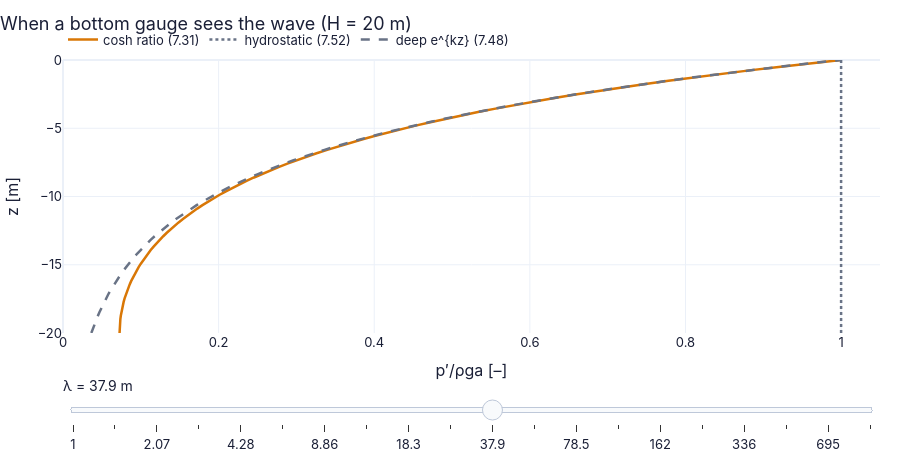

The notebook cell this image was saved under:
### Markdown cell above
**What you see.** Drag H: the black curve follows the dashed deep line for short waves and the dotted shallow plateau $\sqrt{gH}$ for long
ones; the corner between them sits where kH is between about 0.44 and 2, i.e. λ between about 3H (H > 0.32λ: deep)
and 14H (H < 0.07λ: shallow). Every slider position was computed up front, so the figure works on the page.

**What would change if…** g were smaller (a lighter planet): every curve would drop by the same factor $\sqrt g$, but the
corner would stay at λ ≈ 3H–14H, because it depends only on kH.

### Code cell
z = np.linspace(-20, 0, 80)                              # depth below the still surface, H = 20 m [m]
fig = slider_figure(lambda lam: {"cosh ratio (7.31)": (ch07.pressure_response(2*np.pi/lam, z, 20.0), z),   # for each λ: p′/ρga from (7.31) …
                                 "hydrostatic (7.52)": (1 + 0*z, z),   # … the hydrostatic line …
                                 "deep e^{kz} (7.48)": (np.exp(2*np.pi/lam*z), z)},   # … and the deep-water e^{kz}
                    "λ", np.logspace(0, 3, 20 if not FAST else 10), unit="m", xlabel="p′/ρga [–]", ylabel="z [m]",   # slider: λ from 1 m to 1 km
                    title="When a bottom gauge sees the wave (H = 20 m)", xrange=(0, 1.05), yrange=(-20, 0))   # fixed axes
recolor(fig, {"cosh ratio (7.31)": COLORS["amber"], "hydrostatic (7.52)": COLORS["muted"], "deep e^{kz} (7.48)": COLORS["muted"]},   # pressure amber, limits grey
        dashes={"hydrostatic (7.52)": "dot", "deep e^{kz} (7.48)": "dash"})   # limit styles
fig.show()   # draw (works on the page: no kernel needed)
